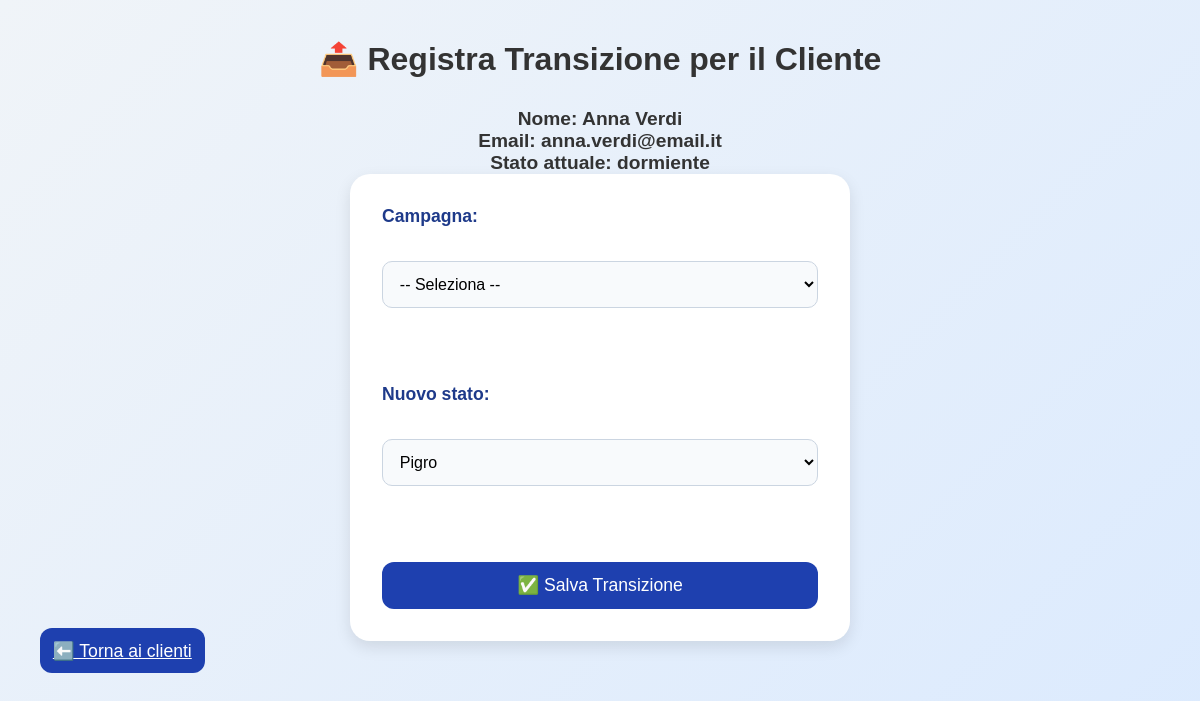
The app's page /transizione.php?id_cliente=1 with its own data.
### tables this page shows
CREATE TABLE Cliente (
    ID_Cliente INT AUTO_INCREMENT PRIMARY KEY,
    nome VARCHAR(100),
    cognome VARCHAR(100),
    email VARCHAR(255) NOT NULL UNIQUE,
    stato_classificazione ENUM('dormiente','pigro','curioso','interessato','entusiasta') NOT NULL DEFAULT 'dormiente',
    data_ultima_classificazione DATE NOT NULL DEFAULT CURRENT_DATE
);

### transizione.php (the view, shortened to what this page needs)
<?php
require_once 'includes/db.php';
$id_cliente = isset($_GET['id_cliente']) ? intval($_GET['id_cliente']) : null;
$cliente = null;
if ($id_cliente) {
    $stmt = $conn->prepare("SELECT nome, cognome, email, stato_classificazione FROM Cliente WHERE ID_Cliente = ?");
    $stmt->bind_param("i", $id_cliente);
    $stmt->execute();
    $result = $stmt->get_result();
    if ($result && $result->num_rows > 0) {
        $cliente = $result->fetch_assoc();
        $stati = ['dormiente', 'pigro', 'curioso', 'interessato', 'entusiasta'];
    } else {
        $errore = "Cliente non trovato.";
    }
} else {
    $errore = "ID Cliente non valido.";
}
?>
<!DOCTYPE html>
<html lang="it">
<head>
    <link rel="stylesheet" href="style.css">
</head>
<body>
    <div class="container">
        <h1>📤 Registra Transizione per il Cliente</h1>
        <?php if ($cliente): ?>
            <p><strong>Nome:</strong> <?= htmlspecialchars($cliente['nome']) ?> <?= htmlspecialchars($cliente['cognome']) ?></p>
            <p><strong>Email:</strong> <?= htmlspecialchars($cliente['email']) ?></p>
            <p><strong>Stato attuale:</strong> <?= htmlspecialchars($cliente['stato_classificazione']) ?></p>
            <form method="POST" class="form-box">
                <label for="id_campagna">Campagna:</label>
                <select name="id_campagna" required>
                    <option value="">-- Seleziona --</option>
                </select><br>
                <label for="nuovo_stato">Nuovo stato:</label>
                <select name="nuovo_stato" required>
                    <?php
                    $stati_avanzamento = array_slice($stati, array_search($cliente['stato_classificazione'], $stati) + 1);
                    foreach ($stati_avanzamento as $stato) {
                        echo "<option value=\"$stato\">" . ucfirst($stato) . "</option>";
                    }
                    ?>
                </select><br>
                <button type="submit" class="btn">✅ Salva Transizione</button>
            </form>
            <a href="clienti.php" class="btn">⬅️ Torna ai clienti</a>
        <?php else: ?>
            <p>Cliente non trovato.</p>
        <?php endif; ?>
    </div>
</body>
</html>

### style.css (style rules this page uses)
* { box-sizing: border-box; margin: 0; padding: 0; }
body { font-family: 'Segoe UI', Tahoma, Geneva, Verdana, sans-serif; background: linear-gradient(135deg, #f0f4f8, #dbeafe); color: #1e3a8a; min-height: 100vh; }
.form-box { background: white; border-radius: 20px; padding: 2rem; width: 100%; max-width: 500px; box-shadow: 0 6px 16px rgba(0, 0, 0, 0.1); display: flex; flex-direction: column; gap: 1.2rem; }
.form-box label { font-weight: bold; margin-bottom: 0.3rem; color: #1e3a8a; }
.form-box input, .form-box textarea, .form-box select { padding: 0.8rem; border: 1px solid #cbd5e1; border-radius: 10px; font-size: 1rem; background-color: #f8fafc; transition: border-color 0.2s; }
.btn { padding: 0.8rem; background-color: #1e40af; color: white; border: none; border-radius: 12px; font-size: 1.1rem; cursor: pointer; transition: background-color 0.3s, transform 0.2s; }
* { margin: 0; padding: 0; box-sizing: border-box; }
body { font-family: 'Arial', sans-serif; background-color: #f4f7fa; color: #333; padding: 20px; }
h1 { text-align: center; color: #333; margin-bottom: 30px; font-size: 2em; }
form { background-color: #fff; padding: 20px; border-radius: 8px; box-shadow: 0 4px 8px rgba(0, 0, 0, 0.1); max-width: 500px; margin: 0 auto; }
label { font-size: 1.1em; font-weight: bold; margin-bottom: 8px; display: block; }
input[type="text"], select { width: 100%; padding: 10px; margin: 10px 0 20px 0; border: 1px solid #ccc; border-radius: 4px; font-size: 1em; }
button { background-color: #28a745; color: #fff; border: none; padding: 10px 20px; font-size: 1.1em; cursor: pointer; border-radius: 4px; width: 100%; transition: background-color 0.3s ease; }
p { font-size: 1.2em; font-weight: bold; text-align: center; }
.container { width: 100%; max-width: 1200px; margin: 0 auto; padding: 20px; }

### records on screen
cliente: nome "Anna", cognome "Verdi", email "anna.verdi@email.it", stato_classificazione "dormiente", nuovo_stato "Pigro"
